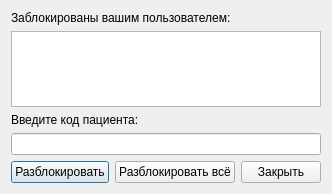
<?xml version="1.0" encoding="UTF-8"?>
<ui version="4.0">
 <class>UnlockAppLockDialog</class>
 <widget class="QDialog" name="UnlockAppLockDialog">
  <property name="geometry">
   <rect>
    <x>0</x>
    <y>0</y>
    <width>319</width>
    <height>194</height>
   </rect>
  </property>
  <property name="windowTitle">
   <string>Разблокировать регистрационную карту</string>
  </property>
  <layout class="QGridLayout" name="gridLayout">
   <item row="0" column="0">
    <layout class="QVBoxLayout" name="verticalLayout">
     <item>
      <widget class="QLabel" name="lblLockedCardList">
       <property name="text">
        <string>Заблокированы вашим пользователем:</string>
       </property>
      </widget>
     </item>
     <item>
      <widget class="QListView" name="lvCode"/>
     </item>
     <item>
      <widget class="QLabel" name="lblInfo">
       <property name="text">
        <string>Введите код пациента:</string>
       </property>
      </widget>
     </item>
     <item>
      <widget class="QLineEdit" name="edtCode">
       <property name="maxLength">
        <number>11</number>
       </property>
      </widget>
     </item>
     <item>
      <spacer name="verticalSpacer">
       <property name="orientation">
        <enum>Qt::Vertical</enum>
       </property>
       <property name="sizeHint" stdset="0">
        <size>
         <width>20</width>
         <height>40</height>
        </size>
       </property>
      </spacer>
     </item>
     <item>
      <layout class="QHBoxLayout" name="horizontalLayout">
       <item>
        <spacer name="horizontalSpacer">
         <property name="orientation">
          <enum>Qt::Horizontal</enum>
         </property>
         <property name="sizeHint" stdset="0">
          <size>
           <width>40</width>
           <height>20</height>
          </size>
         </property>
        </spacer>
       </item>
       <item>
        <widget class="QPushButton" name="btnUnlock">
         <property name="text">
          <string>Разблокировать</string>
         </property>
        </widget>
       </item>
       <item>
        <widget class="QPushButton" name="btnUnlockAll">
         <property name="enabled">
          <bool>true</bool>
         </property>
         <property name="text">
          <string>Разблокировать всё</string>
         </property>
        </widget>
       </item>
       <item>
        <widget class="QPushButton" name="btnCancel">
         <property name="text">
          <string>Закрыть</string>
         </property>
        </widget>
       </item>
      </layout>
     </item>
    </layout>
   </item>
  </layout>
 </widget>
 <resources/>
 <connections/>
</ui>
